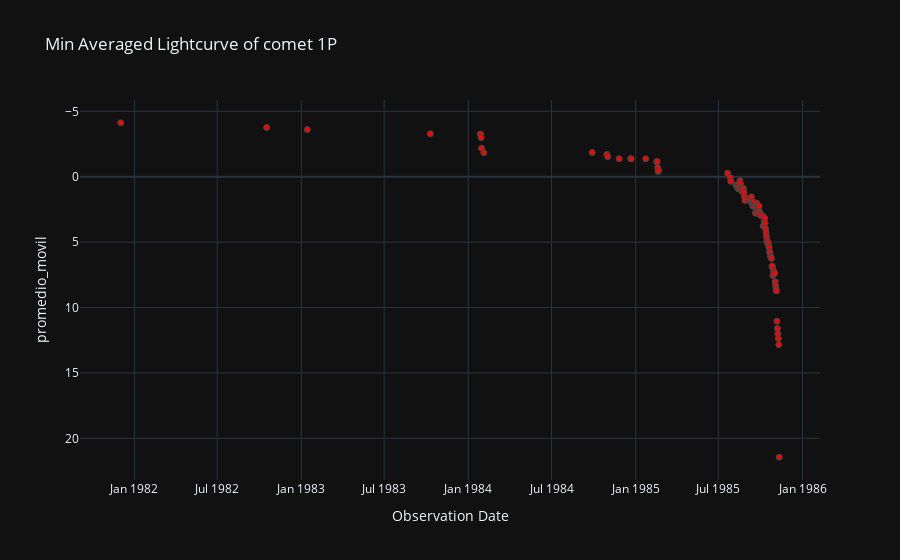

Here is the notebook cell this chart was saved with:
### Code cell
# Gráfica de luz interna
labels = {'obs_date':'Observation Date','magnitud_reducida':'Magnitude reduced'}
fig = px.scatter(curva_de_luz_interna_v1_df, x='obs_date', y='promedio_movil', template= 'plotly_dark', labels= labels, title=f'Min Averaged Lightcurve of comet {nombre_cometa}')
fig.update_traces(marker=dict(color='red', size=6, line=dict(width=1, color='DarkSlateGrey')))
fig.update_yaxes(autorange="reversed")
fig.show()
